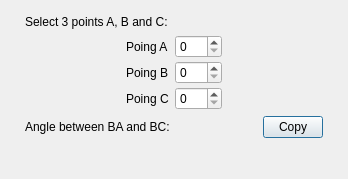
<?xml version="1.0" encoding="UTF-8"?>
<ui version="4.0">
 <class>DialogWayPointsAngle</class>
 <widget class="QDialog" name="DialogWayPointsAngle">
  <property name="geometry">
   <rect>
    <x>0</x>
    <y>0</y>
    <width>348</width>
    <height>179</height>
   </rect>
  </property>
  <property name="windowTitle">
   <string>Point Angle</string>
  </property>
  <layout class="QVBoxLayout" name="verticalLayout">
   <property name="leftMargin">
    <number>25</number>
   </property>
   <property name="topMargin">
    <number>15</number>
   </property>
   <property name="rightMargin">
    <number>25</number>
   </property>
   <property name="bottomMargin">
    <number>15</number>
   </property>
   <item>
    <widget class="QLabel" name="label_2">
     <property name="text">
      <string>Select 3 points A, B and C:</string>
     </property>
     <property name="alignment">
      <set>Qt::AlignLeading|Qt::AlignLeft|Qt::AlignVCenter</set>
     </property>
    </widget>
   </item>
   <item>
    <layout class="QHBoxLayout" name="horizontalLayout">
     <item>
      <spacer name="horizontalSpacer">
       <property name="orientation">
        <enum>Qt::Horizontal</enum>
       </property>
       <property name="sizeType">
        <enum>QSizePolicy::Expanding</enum>
       </property>
       <property name="sizeHint" stdset="0">
        <size>
         <width>35</width>
         <height>20</height>
        </size>
       </property>
      </spacer>
     </item>
     <item>
      <layout class="QGridLayout" name="gridLayout">
       <property name="horizontalSpacing">
        <number>-1</number>
       </property>
       <property name="verticalSpacing">
        <number>3</number>
       </property>
       <item row="0" column="0">
        <widget class="QLabel" name="label_3">
         <property name="text">
          <string>Poing A</string>
         </property>
        </widget>
       </item>
       <item row="0" column="1">
        <widget class="QSpinBox" name="spinBoxA">
         <property name="maximum">
          <number>100</number>
         </property>
        </widget>
       </item>
       <item row="1" column="0">
        <widget class="QLabel" name="label_4">
         <property name="text">
          <string>Poing B</string>
         </property>
        </widget>
       </item>
       <item row="1" column="1">
        <widget class="QSpinBox" name="spinBoxB">
         <property name="maximum">
          <number>100</number>
         </property>
        </widget>
       </item>
       <item row="2" column="0">
        <widget class="QLabel" name="label_5">
         <property name="text">
          <string>Poing C</string>
         </property>
        </widget>
       </item>
       <item row="2" column="1">
        <widget class="QSpinBox" name="spinBoxC">
         <property name="maximum">
          <number>100</number>
         </property>
        </widget>
       </item>
      </layout>
     </item>
     <item>
      <spacer name="horizontalSpacer_2">
       <property name="orientation">
        <enum>Qt::Horizontal</enum>
       </property>
       <property name="sizeHint" stdset="0">
        <size>
         <width>40</width>
         <height>20</height>
        </size>
       </property>
      </spacer>
     </item>
    </layout>
   </item>
   <item>
    <layout class="QHBoxLayout" name="horizontalLayout_2">
     <item>
      <widget class="QLabel" name="label">
       <property name="text">
        <string>Angle between BA and BC: </string>
       </property>
      </widget>
     </item>
     <item>
      <widget class="QLabel" name="labelAngle">
       <property name="minimumSize">
        <size>
         <width>60</width>
         <height>0</height>
        </size>
       </property>
       <property name="text">
        <string/>
       </property>
      </widget>
     </item>
     <item>
      <widget class="QPushButton" name="pushButton">
       <property name="maximumSize">
        <size>
         <width>60</width>
         <height>16777215</height>
        </size>
       </property>
       <property name="text">
        <string>Copy</string>
       </property>
      </widget>
     </item>
    </layout>
   </item>
   <item>
    <spacer name="verticalSpacer">
     <property name="orientation">
      <enum>Qt::Vertical</enum>
     </property>
     <property name="sizeHint" stdset="0">
      <size>
       <width>20</width>
       <height>40</height>
      </size>
     </property>
    </spacer>
   </item>
  </layout>
 </widget>
 <resources/>
 <connections>
  <connection>
   <sender>spinBoxA</sender>
   <signal>valueChanged(int)</signal>
   <receiver>DialogWayPointsAngle</receiver>
   <slot>OnSpinBoxValueChanged(int)</slot>
   <hints>
    <hint type="sourcelabel">
     <x>149</x>
     <y>53</y>
    </hint>
    <hint type="destinationlabel">
     <x>495</x>
     <y>53</y>
    </hint>
   </hints>
  </connection>
  <connection>
   <sender>spinBoxB</sender>
   <signal>valueChanged(int)</signal>
   <receiver>DialogWayPointsAngle</receiver>
   <slot>OnSpinBoxValueChanged(int)</slot>
   <hints>
    <hint type="sourcelabel">
     <x>151</x>
     <y>81</y>
    </hint>
    <hint type="destinationlabel">
     <x>481</x>
     <y>83</y>
    </hint>
   </hints>
  </connection>
  <connection>
   <sender>spinBoxC</sender>
   <signal>valueChanged(int)</signal>
   <receiver>DialogWayPointsAngle</receiver>
   <slot>OnSpinBoxValueChanged(int)</slot>
   <hints>
    <hint type="sourcelabel">
     <x>150</x>
     <y>104</y>
    </hint>
    <hint type="destinationlabel">
     <x>473</x>
     <y>116</y>
    </hint>
   </hints>
  </connection>
  <connection>
   <sender>pushButton</sender>
   <signal>clicked()</signal>
   <receiver>DialogWayPointsAngle</receiver>
   <slot>OnButtonCopy()</slot>
   <hints>
    <hint type="sourcelabel">
     <x>294</x>
     <y>139</y>
    </hint>
    <hint type="destinationlabel">
     <x>469</x>
     <y>142</y>
    </hint>
   </hints>
  </connection>
 </connections>
 <slots>
  <slot>OnSpinBoxValueChanged(int)</slot>
  <slot>OnButtonCopy()</slot>
 </slots>
</ui>
